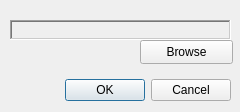
<?xml version="1.0" encoding="UTF-8"?>
<ui version="4.0">
 <class>loadrule</class>
 <widget class="QDialog" name="loadrule">
  <property name="geometry">
   <rect>
    <x>0</x>
    <y>0</y>
    <width>240</width>
    <height>112</height>
   </rect>
  </property>
  <property name="windowTitle">
   <string>Form</string>
  </property>
  <widget class="QDialogButtonBox" name="buttonBox">
   <property name="geometry">
    <rect>
     <x>10</x>
     <y>70</y>
     <width>221</width>
     <height>41</height>
    </rect>
   </property>
   <property name="orientation">
    <enum>Qt::Horizontal</enum>
   </property>
   <property name="standardButtons">
    <set>QDialogButtonBox::Cancel|QDialogButtonBox::Ok</set>
   </property>
  </widget>
  <widget class="QLabel" name="selectedFile">
   <property name="geometry">
    <rect>
     <x>10</x>
     <y>20</y>
     <width>221</width>
     <height>20</height>
    </rect>
   </property>
   <property name="frameShape">
    <enum>QFrame::WinPanel</enum>
   </property>
   <property name="frameShadow">
    <enum>QFrame::Sunken</enum>
   </property>
   <property name="text">
    <string/>
   </property>
  </widget>
  <widget class="QPushButton" name="pushButton">
   <property name="geometry">
    <rect>
     <x>140</x>
     <y>40</y>
     <width>93</width>
     <height>24</height>
    </rect>
   </property>
   <property name="text">
    <string>Browse</string>
   </property>
  </widget>
 </widget>
 <resources/>
 <connections/>
</ui>
